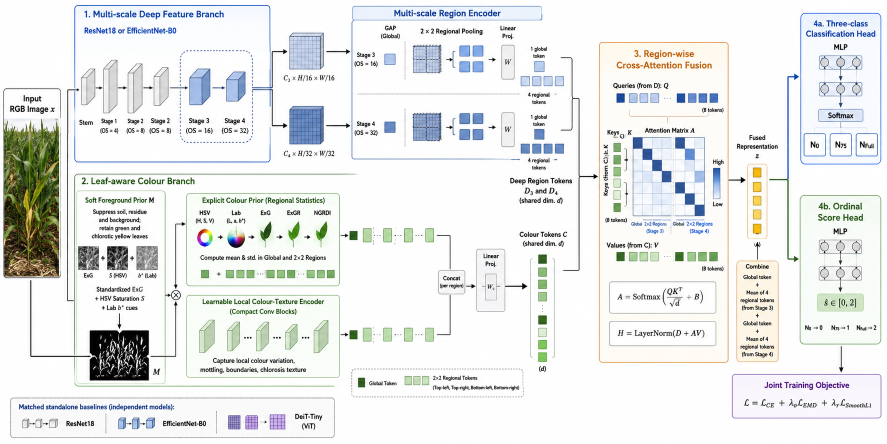
#> input picture report/assets/rmof_overview.png, 1774 x 887 px (shown at 1/2 size)
$ python make_figures.py
#> lines starting #> are read from the running program, lines starting #| are printed output that depends on the picture
from pathlib import Path

import matplotlib as mpl
import matplotlib.pyplot as plt
import numpy as np
from matplotlib.colors import LinearSegmentedColormap
from PIL import Image


ROOT = Path(__file__).resolve().parent
FIG = ROOT / "figures"
FIG.mkdir(parents=True, exist_ok=True)

mpl.rcParams.update(
    {
        # Use the same Times-compatible family as the LaTeX document.  All
        # labels below are plain text rather than Matplotlib/STIX mathtext so
        # the EPS files contain one consistent vector font family.
        "font.family": "Times",
        "font.serif": ["Times"],
        "font.size": 8.2,
        "axes.titlesize": 8.7,
        "axes.labelsize": 8.2,
        "xtick.labelsize": 7.3,
        "ytick.labelsize": 7.3,
        "legend.fontsize": 7.2,
        "axes.linewidth": 0.65,
        "xtick.major.width": 0.55,
        "ytick.major.width": 0.55,
        "savefig.bbox": "tight",
        "savefig.pad_inches": 0.025,
        "ps.useafm": True,
        "ps.fonttype": 42,
        "pdf.fonttype": 42,
    }
)

BLUE = "#2F67B1"
GREEN = "#3F8A54"
AMBER = "#C77C19"
RED = "#B84A4A"
GRAY = "#646B73"
LIGHT_GRID = "#D8DDE3"


def save_eps(fig, name):
    fig.savefig(FIG / f"{name}.eps", format="eps", dpi=600, facecolor="white")
    plt.close(fig)


def figure2():
    labels = ["Base", "+MS", "+ECP", "+LCT", "+Gate", "Full"]
    x = np.arange(len(labels))
    # Macro-F1 is the arithmetic mean of the three class-wise F1 values in
    # Table I. The Base and Full rows are additionally derived from the
    # 200-image confusion matrices used in Figure 3.
    macro = np.array([0.585, 0.606, 0.594, 0.660, 0.680, 0.715])
    n75 = np.array([0.563, 0.410, 0.395, 0.485, 0.510, 0.618])
    mae = np.array([0.535, 0.420, 0.435, 0.380, 0.365, 0.310])

    # The two panels are vertically stacked so this figure remains readable
    # when placed in one paper column.
    fig, axes = plt.subplots(2, 1, figsize=(3.20, 2.30), gridspec_kw={"hspace": 0.44})
    ax = axes[0]
    ax.plot(x, macro, color=BLUE, marker="o", lw=1.55, ms=4.2, label="Macro-F1")
    ax.plot(x, n75, color=GREEN, marker="s", lw=1.55, ms=4.0, label="F1-N75")
    for xi, yi, text, color, offset in [
        (0, macro[0], "0.585", BLUE, 0.013),
        (5, macro[-1], "0.715", BLUE, 0.013),
        (0, n75[0], "0.563", GREEN, -0.030),
        (5, n75[-1], "0.618", GREEN, -0.030),
    ]:
        ax.text(xi, yi + offset, text, ha="center", va="center", color=color, fontsize=6.5)
    ax.set_ylim(0.35, 0.76)
    ax.set_ylabel("F1 score")
    ax.set_xticks(x, labels)
    ax.grid(axis="y", color=LIGHT_GRID, lw=0.55)
    ax.legend(loc="upper left", frameon=False, ncol=2, handlelength=1.45, columnspacing=0.9)
    ax.set_title("(a) Classification quality")

    ax = axes[1]
    ax.plot(x, mae, color=AMBER, marker="D", lw=1.65, ms=4.0)
    ax.text(0, mae[0] + 0.012, "0.535", ha="center", color=AMBER, fontsize=6.5)
    ax.text(5, mae[-1] + 0.012, "0.310", ha="center", color=AMBER, fontsize=6.5)
    ax.set_ylim(0.28, 0.57)
    ax.set_ylabel("Ordinal MAE")
    ax.set_xticks(x, labels)
    ax.grid(axis="y", color=LIGHT_GRID, lw=0.55)
    ax.set_title("(b) Ordered-treatment error (lower is better)")
    save_eps(fig, "figure2_component_ablation")
#> in save_eps, `fig.savefig(FIG / f"{name}.eps", format="eps", dpi=600, facecolor="whi..`:
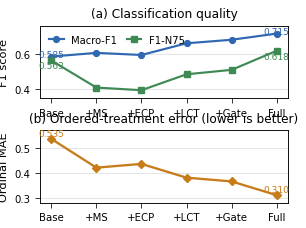
#> figure drawn by matplotlib, 2 panels


def _heatmap(ax, matrix, title):
#> called with matrix = array of shape (3, 3), title = '(a) Base'
    cmap = LinearSegmentedColormap.from_list("paper_blues", ["#F5F8FC", "#A8C5E8", BLUE])
    im = ax.imshow(matrix, cmap=cmap, vmin=0, vmax=55, interpolation="nearest", aspect="equal")
    for i in range(3):
        for j in range(3):
            value = int(matrix[i, j])
            color = "white" if value >= 35 else "#222222"
            ax.text(j, i, str(value), ha="center", va="center", fontsize=8.0, fontweight="bold" if i == j else "normal", color=color)
    ax.set_xticks(range(3), ["N0", "N75", "NFull"])
    ax.set_yticks(range(3), ["N0", "N75", "NFull"])
    ax.set_xlabel("Predicted")
    ax.set_ylabel("True")
    ax.set_title(title)
    ax.tick_params(length=0)
    return im


def figure3():
    # The paired Base/Full Table-I rows are computed from these 200-image
    # confusion matrices; every residual count is derived from its matrix.
    base = np.array([[42, 16, 12], [10, 38, 12], [12, 21, 37]])
    full = np.array([[47, 20, 3], [8, 42, 10], [2, 14, 54]])
    residuals = np.arange(-2, 3)
    base_res = np.array([12, 31, 117, 28, 12])
    full_res = np.array([2, 22, 143, 30, 3])

    # Compact one-column diagnostic: the matrices retain directional detail
    # while the residual panel summarises ordered-error severity.
    fig = plt.figure(figsize=(3.20, 2.95))
    gs = fig.add_gridspec(
        2,
        2,
        height_ratios=[1.28, 0.72],
        hspace=0.76,
        wspace=0.48,
    )
    _heatmap(fig.add_subplot(gs[0, 0]), base, "(a) Base")
    _heatmap(fig.add_subplot(gs[0, 1]), full, "(b) Full")

    ax = fig.add_subplot(gs[1, :])
    width = 0.34
    ax.bar(residuals - width / 2, base_res, width, color="#AAB2BC", edgecolor="#606873", lw=0.45, label="Base")
    ax.bar(residuals + width / 2, full_res, width, color=GREEN, edgecolor="#27643A", lw=0.45, label="Full")
    for xs, ys in [(residuals - width / 2, base_res), (residuals + width / 2, full_res)]:
        for xi, yi in zip(xs, ys):
            ax.text(xi, yi + 3.2, str(int(yi)), ha="center", va="bottom", fontsize=5.8)
    ax.set_xticks(residuals, ["-2", "-1", "0", "+1", "+2"])
    ax.set_ylim(0, 160)
    ax.set_xlabel("Class residual (prediction - target)")
    ax.set_ylabel("Images")
    ax.grid(axis="y", color=LIGHT_GRID, lw=0.55)
    ax.legend(frameon=False, loc="upper left", ncol=2, handlelength=1.2, columnspacing=0.9)
    ax.set_title("(c) Hard-label residuals")
    save_eps(fig, "figure3_error_analysis")
#> call 2 of save_eps, with name = 'figure3_error_analysis'
#> in save_eps (call 2), `fig.savefig(FIG / f"{name}.eps", format="eps", dpi=600, facecolor="whi..`:
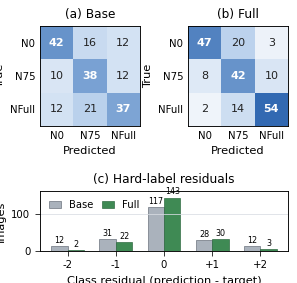
#> figure drawn by matplotlib, 3 panels; panel 3: tallest bar 117 high, from x = -0.34 to 0; panel 3: tallest bar 143 high, from x = -2.78e-17 to 0.34


def figure4():
    img = Image.open(ROOT / "assets" / "classic_case.png").convert("RGB")
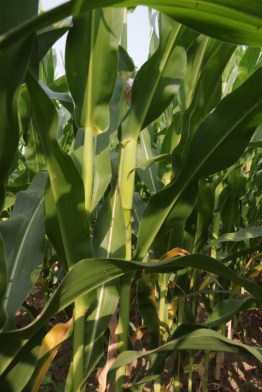
#> input picture report/assets/classic_case.png, 262 x 392 px
#> img is the input picture: PIL image 262x392 RGB; mean R, G, B 76.7, 86.9, 39
    fig = plt.figure(figsize=(3.20, 1.62))
    gs = fig.add_gridspec(1, 2, width_ratios=[0.78, 1.22], wspace=0.12)
    ax = fig.add_subplot(gs[0, 0])
    ax.imshow(img)
    ax.axis("off")
    ax = fig.add_subplot(gs[0, 1])
    ax.axis("off")
    rows = [
        ("Ground truth", "N75", "#222222"),
        ("EfficientNet-B0", "NFull", RED),
        ("Full RMOF-Net", "N75", GREEN),
    ]
    ypos = [0.76, 0.50, 0.24]
    for (model, pred, color), y in zip(rows, ypos):
        ax.text(0.03, y + 0.065, model, ha="left", va="center", fontsize=7.5, color="#333333")
        ax.text(0.97, y - 0.045, pred, ha="right", va="center", fontsize=10.0, color=color, fontweight="bold")
        ax.plot([0.03, 0.97], [y - 0.115, y - 0.115], color=LIGHT_GRID, lw=0.65)
    save_eps(fig, "figure4_qualitative_case")
#> call 3 of save_eps, with name = 'figure4_qualitative_case'
#> in save_eps (call 3), `fig.savefig(FIG / f"{name}.eps", format="eps", dpi=600, facecolor="whi..`:
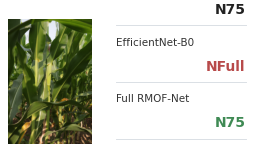
#> figure drawn by matplotlib, 2 panels


def figure5():
    methods = ["ResNet18", "DeiT-T", "B0", "+MS", "+ECP", "+LCT", "+Gate", "Full"]
    macro = np.array([0.588, 0.435, 0.585, 0.606, 0.594, 0.660, 0.680, 0.715])
    params = np.array([11.178, 5.525, 4.011, 4.069, 4.073, 4.182, 4.214, 4.314])
    latency = np.array([0.690, 0.795, 0.555, 0.565, 0.994, 1.137, 1.137, 1.143])
    norm = mpl.colors.Normalize(vmin=0.50, vmax=1.20)
    cmap = LinearSegmentedColormap.from_list("latency", [BLUE, "#E0AD4B", RED])
    sizes = 28 + 42 * (latency - latency.min()) / (latency.max() - latency.min())

    fig, ax = plt.subplots(figsize=(3.20, 2.20))
    ax.scatter(params, macro, c=latency, s=sizes, cmap=cmap, norm=norm, edgecolor="white", linewidth=0.55, zorder=3)
    for i in [0, 1]:
        offset = {0: (-34, 5), 1: (4, -11)}[i]
        ax.annotate(methods[i], (params[i], macro[i]), xytext=offset, textcoords="offset points", fontsize=6.4, color="#30343A")
    ax.set_xlim(3.55, 11.65)
    ax.set_ylim(0.40, 0.75)
    ax.set_xlabel("Parameters (M)")
    ax.set_ylabel("Macro-F1")
    ax.grid(color=LIGHT_GRID, lw=0.55)

    inset = ax.inset_axes([0.10, 0.43, 0.52, 0.48])
    ids = np.arange(2, 8)
    inset.scatter(params[ids], macro[ids], c=latency[ids], s=sizes[ids] * 0.78, cmap=cmap, norm=norm, edgecolor="white", linewidth=0.45, zorder=3)
    inset.set_xlim(3.99, 4.34)
    inset.set_ylim(0.570, 0.730)
    offsets = [(2, -10), (-12, 5), (2, -11), (2, -10), (-14, 5), (-18, -10)]
    for i, off in zip(ids, offsets):
        inset.annotate(methods[i], (params[i], macro[i]), xytext=off, textcoords="offset points", fontsize=5.6)
    inset.grid(color=LIGHT_GRID, lw=0.42)
    inset.tick_params(labelsize=5.5, length=2)

    cax = ax.inset_axes([0.73, 0.10, 0.055, 0.33])
    cb = fig.colorbar(mpl.cm.ScalarMappable(norm=norm, cmap=cmap), cax=cax)
    cb.set_label("Latency (ms)", fontsize=6.0, labelpad=1.0)
    cb.ax.tick_params(labelsize=5.3, length=2)
    save_eps(fig, "figure5_performance_cost")
#> call 4 of save_eps, with name = 'figure5_performance_cost'
#> in save_eps (call 4), `fig.savefig(FIG / f"{name}.eps", format="eps", dpi=600, facecolor="whi..`:
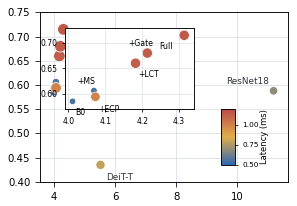
#> figure drawn by matplotlib, 1 panel


def raster_to_eps():
    overview = Image.open(ROOT / "assets" / "rmof_overview.png").convert("RGB")
    overview.save(FIG / "figure1_rmof_overview.eps", format="EPS")


if __name__ == "__main__":
    raster_to_eps()
    figure2()
    figure3()
    figure4()
    figure5()
